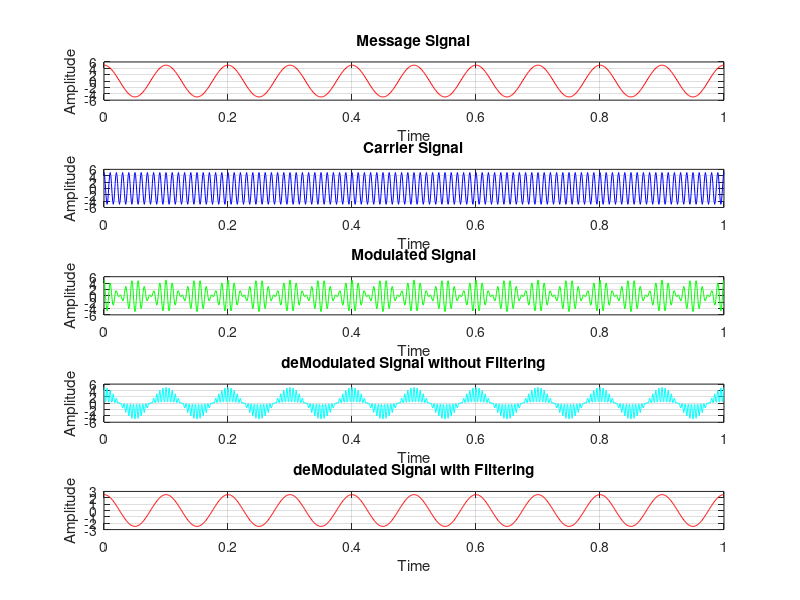

The MATLAB script that drew this image:
%1.	Plot a de-modulation wave taking modulation inputs as:
%Amplitude of carrier signal (Ac)
%Amplitude of message signal (Am)
%Frequency of carrier signal (Fc)
%Frequency of message signal (Fm)
%Also, calculate powers Pc, m, Pt and PDSBSC

clc;
clf;
close all;
clear all;
t=0:0.001:1;
%Message and carrier signal
%vm=input('Enter the value of Vm:');
%fm=input('Enter the value of fm:');
%vc=input('Enter the value of vc:');
%fc=input('Enter the value of fc:');
vm=5;
fm=10;
vc=5;
fc=100;
m=vm*cos(2*pi*fm*t);
n=vc*cos(2*pi*fc*t);
subplot(5,1,1)
plot(t,m,'r')
title('Message Signal');
xlabel('Time');
ylabel('Amplitude');
grid on
subplot(5,1,2)
plot(t,n,'b')
title('Carrier Signal');
xlabel('Time');
ylabel('Amplitude');
grid on
%DSB-SC Modulated Signal
s=m.*cos(2*pi*fc*t);
subplot(5,1,3)
plot(t,s,'g')
title('Modulated Signal');
xlabel('Time');
ylabel('Amplitude');
grid on
%demodulation without filtering
k=s.*cos(2*pi*fc*t);
%k=0.5*m.*(1+(cos(2*(2*pi*fc*t))));
subplot(5,1,4)
plot(t,k,'c')
title('deModulated Signal without Filtering');
xlabel('Time');
ylabel('Amplitude');
grid on
%demodulation with filtering
l=0.5*m;
subplot(5,1,5)
plot(t,l,'r')
title('deModulated Signal with Filtering');
xlabel('Time');
ylabel('Amplitude');
grid on
M=vm/vc;
Pc=(vc*vc)/2;
P_dsbsc=(M*M*Pc)/2;
pt=(1+(M*M/2.0))*Pc;
fprintf('Modulation Index: %f\n',M);
fprintf('Power of Carrier Signal: %f\n',Pc);
fprintf('Power of Transmitted Signal: %f\n',pt);
fprintf('Power of DSB-SC: %f\n',P_dsbsc);
